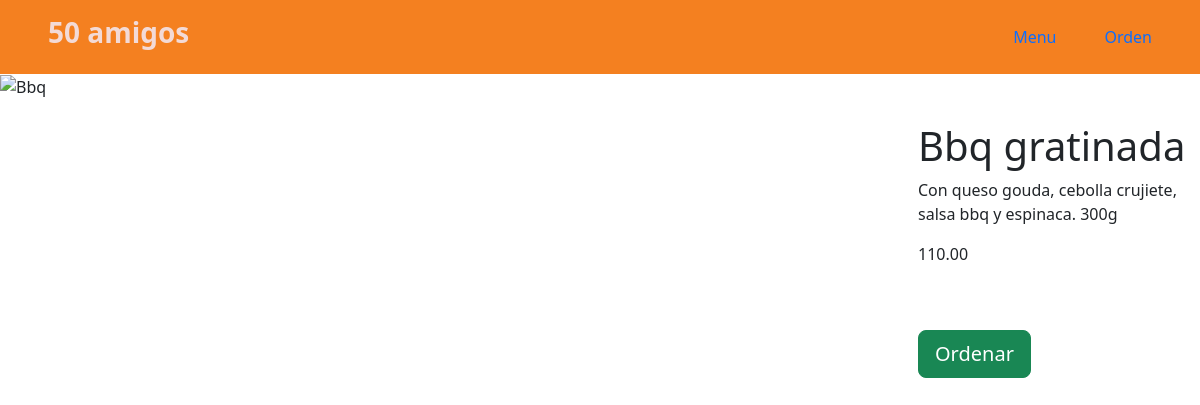
The app's page /menu/Hamburguesas/7/ (signed in) with its own data.
### RestaurantApp/models.py (models this page shows, shortened)
class Menu(models.Model):
    name = models.CharField(max_length=200, unique=True)
    description = models.TextField(blank=True)
    price = models.DecimalField(max_digits=6, decimal_places=2)
    category = models.ForeignKey(Categories, on_delete=models.CASCADE)

### RestaurantApp/views.py (the view)
# urls.py: path('menu/<str:category_id>/<int:item_id>/', views.menu_item_detail, name='item_details'),
@login_required
def menu_item_detail(request, category_id, item_id):
    if request.method == 'GET':
        try:
            item = get_object_or_404(Menu, pk=item_id)
            return render(request, 'item_detail.html', {
                'item': item,
            })
        except:
            pass
    return render(request, 'item_detail.html')

### RestaurantApp/models.py (called while the page is built)
    def __str__(self) -> str:
        return self.name

### RestaurantApp/templates/item_detail.html (shortened to what this page needs)
{% extends 'base.html' %}
{% block content %}
<div class="row vh-100">
<div class="col">
    <img src="https://images.unsplash.com/photo-1482049016688-2d3e1b311543?ixlib=rb-4.0.3&ixid=M3wxMjA3fDB8MHxwaG90by1wYWdlfHx8fGVufDB8fHx8fA%3D%3D&auto=format&fit=crop&w=710&q=80"
    alt={{item.name}}
    class="w-100"
    >
</div>
<div class="col-3 mt-5 d-flex flex-column justify-content-between h-25">
    <div>
        <h1 class="fs-1">{{item.name}}</h1>
        <p>{{item.description}}</p>
        <p>{{item.price}}</p>
    </div>
    <div class="mt-5">
        <form action="{% url 'item_add' item.category item.id %}" method="post">
            <button class="btn btn-success btn-lg" type="submit">
                Ordenar
            </button>
        </form>
    </div>
</div>
</div>
{% endblock %}

### static/global.css (style rules this page uses)
html { font-family: 'Raleway', sans-serif !important; }

### records on screen
Menu: name "Bbq gratinada", description "Con queso gouda, cebolla crujiete, salsa bbq y espinaca. 300g", price "110.00"
